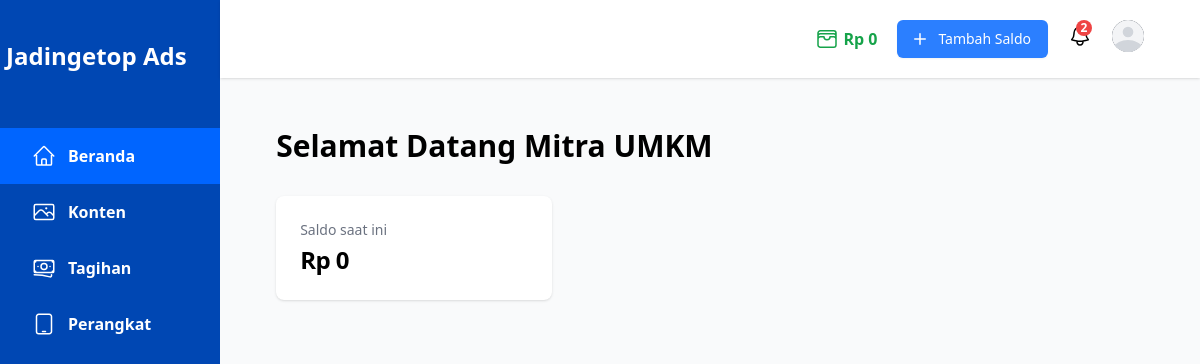
/dashboard (signed in), run on an earlier commit of the app's database.
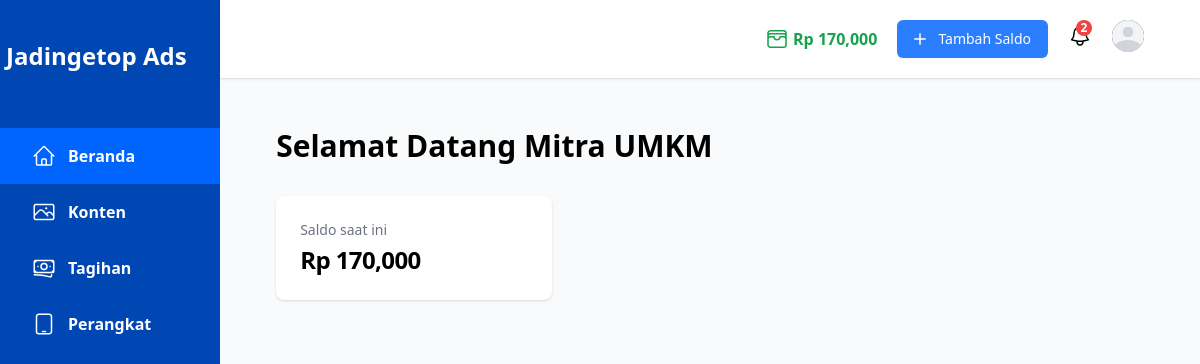
And on a later commit of the database.
### tables this page shows
CREATE TABLE `users` (
  `id` int NOT NULL AUTO_INCREMENT,
  `username` varchar(150) NOT NULL,
  `email` varchar(150) NOT NULL,
  `password` varchar(255) NOT NULL,
  `role` enum('konsumen','mitra') NOT NULL,
  `balance` int NOT NULL,
  PRIMARY KEY (`id`)
);

### models/Users.php (called while the page is built, shortened)
<?php
class Users
{
    public $db;
    public function __construct()
    {
        require(dirname(__DIR__) . '/config/database.php');
        $this->db = $conn;
    }
    function getBalance($id)
    {
        $sql = "SELECT balance FROM users WHERE id = ?";
        $stmt = $this->db->prepare($sql);
        $stmt->bind_param('i', $id);
        $stmt->execute();
        $result = $stmt->get_result();
        $user = $result->fetch_assoc();
        try {
            return $user['balance'];
        } catch (\Throwable $th) {
            throw $th;
        } finally {
            $this->db->close();
        }
    }
}

### config/database.php (called while the page is built, shortened)
<?php
$username = "root";

### dashboard/index.php (the view, shortened to what this page needs)
<?php
include_once(dirname(__DIR__) . '/components/Layout/header.php');
?>
<main class="pt-12 pb-20 px-14">
    <div class="flex items-center justify-between">
        <h1 class="text-3xl font-semibold">Selamat Datang <?= $username ?></h1>
    </div>
    <div class="my-8">
        <dl class="mt-5 grid grid-cols-1 gap-5 sm:grid-cols-3">
            <div class="overflow-hidden rounded-lg bg-white px-4 py-5 shadow sm:p-6">
                <dt class="truncate text-sm font-medium text-gray-500">Saldo saat ini</dt>
                <dd class="mt-1 text-2xl font-semibold tracking-tight">Rp <?= number_format($currentBalance) ?></dd>
            </div>
        </dl>
    </div>
</main>
<?php include_once(dirname(__DIR__) . '/components/Layout/footer.php'); ?>

### components/NavBar/index.php (shortened to what this page needs)
<header class="sticky top-0 z-10 py-5 pl-5 bg-white shadow mb-[0.10rem] pr-14">
    <nav class="flex justify-end">
        <div class="flex items-start space-x-5">
            <div class="self-center font-semibold text-green-600">
                <div class="flex items-center space-x-1">
                    <span>Rp <?= number_format($currentBalance) ?></span>
                </div>
            </div>
            <div class="flex-shrink-0">
                <a href="/billing/topup.php" type="button" class="relative inline-flex items-center rounded-md border border-transparent bg-[#2B7FFF] px-4 py-2 text-sm font-medium text-white shadow-sm hover:hover:bg-[#6BA6FF] focus:outline-none focus:ring-2 focus:hover:bg-[#6BA6FF] focus:ring-offset-2">
                    <svg class="-ml-1 mr-2 h-5 w-5" xmlns="http://www.w3.org/2000/svg" viewBox="0 0 20 20" width="20" fill="currentColor" aria-hidden="true">
                        <path d="M10.75 4.75a.75.75 0 00-1.5 0v4.5h-4.5a.75.75 0 000 1.5h4.5v4.5a.75.75 0 001.5 0v-4.5h4.5a.75.75 0 000-1.5h-4.5v-4.5z" />
                    </svg>
                    <span>Tambah Saldo</span>
                </a>
            </div>
            <a>
                <div class="relative mt-1 cursor-pointer">
                    <span class="absolute right-0 flex items-center justify-center w-4 h-4 text-xs font-semibold text-white bg-red-500 rounded-full -top-1">
                        2
                    </span>
                </div>
            </a>
            <div x-data="{ open: false }" class="relative ml-3">
                <div>
                    <button @click="open = !open" type="button" class="flex max-w-xs items-center rounded-full bg-gray-800 text-sm focus:outline-none focus:ring-2 focus:ring-white focus:ring-offset-2 focus:ring-offset-gray-800" id="user-menu-button" aria-expanded="false" aria-haspopup="true">
                        <span class="inline-block h-8 w-8 overflow-hidden rounded-full bg-gray-100">
                            <svg class="h-full w-full text-gray-300" fill="currentColor" viewBox="0 0 24 24">
                                <path d="M24 20.993V24H0v-2.996A14.977 14.977 0 0112.004 15c4.904 0 9.26 2.354 11.996 5.993zM16.002 8.999a4 4 0 11-8 0 4 4 0 018 0z" />
                            </svg>
                        </span>
                    </button>
                </div>
            </div>
        </div>
    </nav>
</header>

What changed in the data, as far as the page shows it:
changed users: balance "0" → "170,000"
